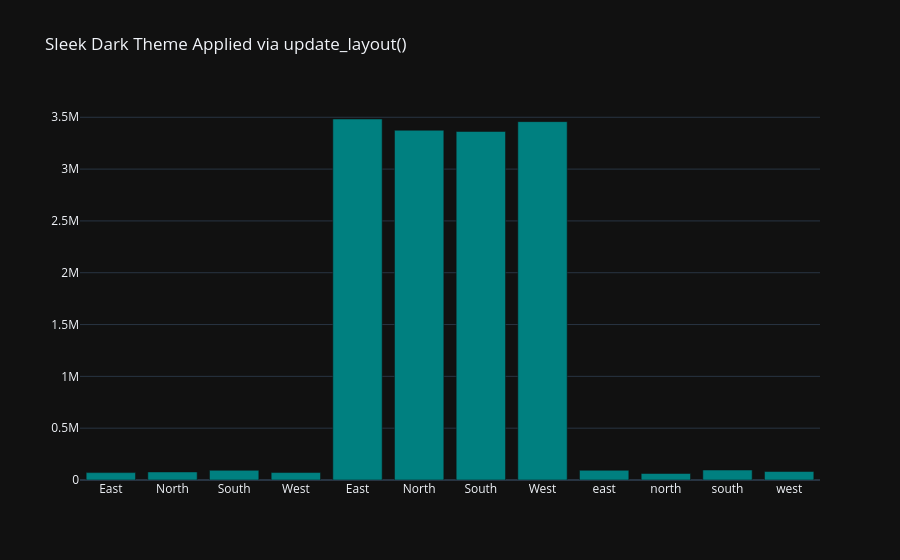

Notebook code for this chart:
### Markdown cell above
### 🔹 Dark Theme & Global Styling: `fig.update_layout()`
- **What it does:** Demonstrates how to use `🔹 Dark Theme & Global Styling: `fig.update_layout()`` in Python.
- **Syntax:** `fig = go.Figure(data=[bar_trace])`
- **Operation:** `fig = go.Figure(data=[bar_trace])`
- **Key Note:** Ensure your column is converted to datetime with `pd.to_datetime()` before calling `.dt` properties like `.dt.year` or `.dt.day_name()`.

### Code cell
fig = go.Figure(data=[bar_trace])
fig.update_layout(template='plotly_dark', title='Sleek Dark Theme Applied via update_layout()')
fig.show()

### Figure 1 — Plotly figure (JSON) as saved in the notebook; plotly's stock layout.template omitted (floating-point values rounded to 4 significant figures)
{"data": [{"marker": {"color": "teal"}, "name": "Revenue ($)", "type": "bar", "x": [" East ", " North ", " South ", " West ", "East", "North", "South", "West", "east", "north", "south", "west"], "y": [71220.0, 77670.0, 93210.0, 71930.0, 3483000.0, 3375000.0, 3363000.0, 3458000.0, 93390.0, 62710.0, 95900.0, 81710.0]}], "layout": {"title": {"text": "Sleek Dark Theme Applied via update_layout()"}}}
